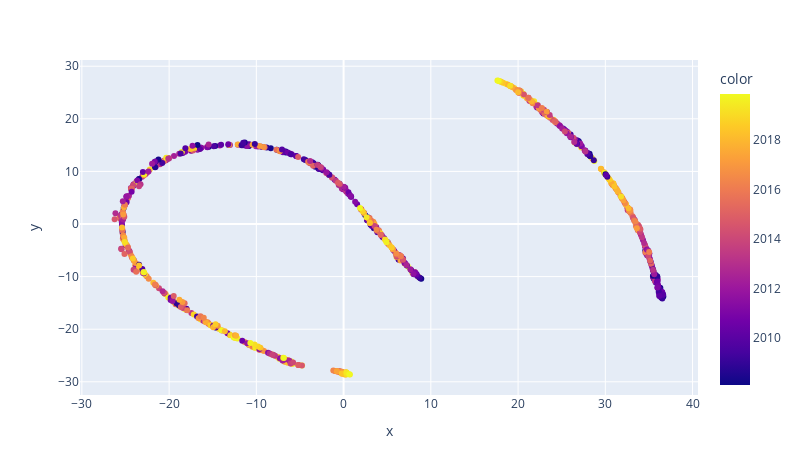

The notebook cell this image was saved under:
### Code cell
'''
t-SNE
'''
X = big_data.values
y = labels
tsne = TSNE(perplexity=30, n_components=2, learning_rate='auto', metric ='euclidean', random_state=0, n_jobs=-1)
X_embedded = tsne.fit_transform(X)
scatter2d(X_embedded, years, [0, 1])

### Figure 1 — Plotly figure (JSON) as saved in the notebook; plotly's stock layout.template omitted (floating-point values rounded to 4 significant figures; data arrays with more than 128 entries replaced by an {"elided": "..."} marker saying what was removed)
{"data": [{"hovertemplate": "x=%{x}<br>y=%{y}<br>color=%{marker.color}<extra></extra>", "legendgroup": "", "marker": {"color": {"elided": "720 float values"}, "coloraxis": "coloraxis", "symbol": "circle"}, "mode": "markers", "name": "", "orientation": "v", "showlegend": false, "type": "scatter", "x": {"elided": "720 float values"}, "xaxis": "x", "y": {"elided": "720 float values"}, "yaxis": "y"}], "layout": {"coloraxis": {"colorbar": {"title": {"text": "color"}}, "colorscale": [[0, "#0d0887"], [0.1111, "#46039f"], [0.2222, "#7201a8"], [0.3333, "#9c179e"], [0.4444, "#bd3786"], [0.5556, "#d8576b"], [0.6667, "#ed7953"], [0.7778, "#fb9f3a"], [0.8889, "#fdca26"], [1, "#f0f921"]]}, "height": 475, "legend": {"tracegroupgap": 0}, "margin": {"t": 60}, "width": 800, "xaxis": {"anchor": "y", "domain": [0, 1], "title": {"text": "x"}}, "yaxis": {"anchor": "x", "domain": [0, 1], "title": {"text": "y"}}}}
